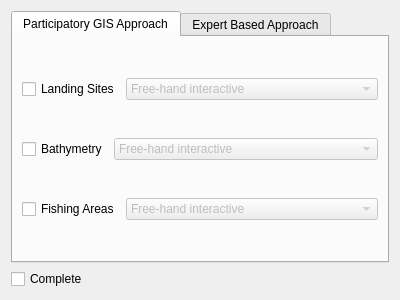
<?xml version="1.0" encoding="UTF-8"?>
<ui version="4.0">
 <class>Page2</class>
 <widget class="QWizardPage" name="Page2">
  <property name="geometry">
   <rect>
    <x>0</x>
    <y>0</y>
    <width>400</width>
    <height>300</height>
   </rect>
  </property>
  <property name="windowTitle">
   <string>WizardPage</string>
  </property>
  <property name="title">
   <string>Stakeholder Analysis and Engagement Step</string>
  </property>
  <layout class="QVBoxLayout" name="verticalLayout">
   <item>
    <widget class="QTabWidget" name="tabWidget">
     <property name="currentIndex">
      <number>0</number>
     </property>
     <widget class="QWidget" name="tab1">
      <attribute name="title">
       <string>Participatory GIS Approach</string>
      </attribute>
      <layout class="QVBoxLayout" name="verticalLayout_2">
       <item>
        <layout class="QHBoxLayout" name="horizontalLayout">
         <item>
          <widget class="QCheckBox" name="checkLandingSites">
           <property name="sizePolicy">
            <sizepolicy hsizetype="Fixed" vsizetype="Fixed">
             <horstretch>0</horstretch>
             <verstretch>0</verstretch>
            </sizepolicy>
           </property>
           <property name="text">
            <string>Landing Sites</string>
           </property>
          </widget>
         </item>
         <item>
          <widget class="QComboBox" name="cmbLandingSites">
           <property name="enabled">
            <bool>false</bool>
           </property>
           <item>
            <property name="text">
             <string>Free-hand interactive</string>
            </property>
           </item>
           <item>
            <property name="text">
             <string>By grid-cell</string>
            </property>
           </item>
           <item>
            <property name="text">
             <string>Rule-based</string>
            </property>
           </item>
          </widget>
         </item>
        </layout>
       </item>
       <item>
        <layout class="QHBoxLayout" name="horizontalLayout_2">
         <item>
          <widget class="QCheckBox" name="checkBathymetry">
           <property name="sizePolicy">
            <sizepolicy hsizetype="Fixed" vsizetype="Fixed">
             <horstretch>0</horstretch>
             <verstretch>0</verstretch>
            </sizepolicy>
           </property>
           <property name="text">
            <string>Bathymetry</string>
           </property>
          </widget>
         </item>
         <item>
          <widget class="QComboBox" name="cmbBathymetry">
           <property name="enabled">
            <bool>false</bool>
           </property>
           <item>
            <property name="text">
             <string>Free-hand interactive</string>
            </property>
           </item>
           <item>
            <property name="text">
             <string>By grid-cell</string>
            </property>
           </item>
           <item>
            <property name="text">
             <string>Rule-based</string>
            </property>
           </item>
          </widget>
         </item>
        </layout>
       </item>
       <item>
        <layout class="QHBoxLayout" name="horizontalLayout_3">
         <item>
          <widget class="QCheckBox" name="checkFishingAreas">
           <property name="sizePolicy">
            <sizepolicy hsizetype="Fixed" vsizetype="Fixed">
             <horstretch>0</horstretch>
             <verstretch>0</verstretch>
            </sizepolicy>
           </property>
           <property name="text">
            <string>Fishing Areas</string>
           </property>
          </widget>
         </item>
         <item>
          <widget class="QComboBox" name="cmbFishingAreas">
           <property name="enabled">
            <bool>false</bool>
           </property>
           <item>
            <property name="text">
             <string>Free-hand interactive</string>
            </property>
           </item>
           <item>
            <property name="text">
             <string>By grid-cell</string>
            </property>
           </item>
           <item>
            <property name="text">
             <string>Rule-based</string>
            </property>
           </item>
          </widget>
         </item>
        </layout>
       </item>
      </layout>
     </widget>
     <widget class="QWidget" name="tab2">
      <attribute name="title">
       <string>Expert Based Approach</string>
      </attribute>
     </widget>
    </widget>
   </item>
   <item>
    <widget class="QCheckBox" name="checkComplete">
     <property name="text">
      <string>Complete</string>
     </property>
    </widget>
   </item>
  </layout>
 </widget>
 <resources/>
 <connections>
  <connection>
   <sender>checkLandingSites</sender>
   <signal>clicked(bool)</signal>
   <receiver>cmbLandingSites</receiver>
   <slot>setEnabled(bool)</slot>
   <hints>
    <hint type="sourcelabel">
     <x>62</x>
     <y>73</y>
    </hint>
    <hint type="destinationlabel">
     <x>251</x>
     <y>73</y>
    </hint>
   </hints>
  </connection>
  <connection>
   <sender>checkBathymetry</sender>
   <signal>clicked(bool)</signal>
   <receiver>cmbBathymetry</receiver>
   <slot>setEnabled(bool)</slot>
   <hints>
    <hint type="sourcelabel">
     <x>57</x>
     <y>159</y>
    </hint>
    <hint type="destinationlabel">
     <x>246</x>
     <y>159</y>
    </hint>
   </hints>
  </connection>
  <connection>
   <sender>checkFishingAreas</sender>
   <signal>clicked(bool)</signal>
   <receiver>cmbFishingAreas</receiver>
   <slot>setEnabled(bool)</slot>
   <hints>
    <hint type="sourcelabel">
     <x>62</x>
     <y>245</y>
    </hint>
    <hint type="destinationlabel">
     <x>251</x>
     <y>245</y>
    </hint>
   </hints>
  </connection>
 </connections>
</ui>
